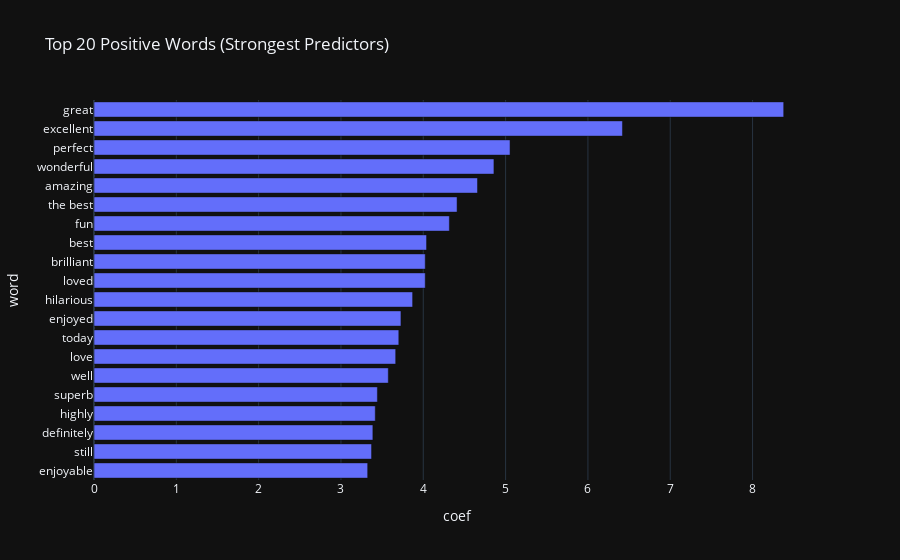

The notebook cell saved with this chart:
### Code cell
fig = px.bar(top_20_pos,
             x='coef',
             y='word',
             title='Top 20 Positive Words (Strongest Predictors)')

fig.show()

### Figure 1 — Plotly figure (JSON) as saved in the notebook; plotly's stock layout.template omitted (floating-point values rounded to 4 significant figures)
{"data": [{"hovertemplate": "coef=%{x}<br>word=%{y}<extra></extra>", "legendgroup": "", "marker": {"color": "#636efa", "pattern": {"shape": ""}}, "name": "", "orientation": "h", "showlegend": false, "textposition": "auto", "x": [3.325, 3.372, 3.388, 3.417, 3.442, 3.575, 3.665, 3.703, 3.729, 3.871, 4.024, 4.024, 4.04, 4.317, 4.411, 4.659, 4.858, 5.054, 6.42, 8.378], "xaxis": "x", "y": ["enjoyable", "still", "definitely", "highly", "superb", "well", "love", "today", "enjoyed", "hilarious", "loved", "brilliant", "best", "fun", "the best", "amazing", "wonderful", "perfect", "excellent", "great"], "yaxis": "y", "type": "bar"}], "layout": {"xaxis": {"anchor": "y", "domain": [0.0, 1.0], "title": {"text": "coef"}}, "yaxis": {"anchor": "x", "domain": [0.0, 1.0], "title": {"text": "word"}}, "legend": {"tracegroupgap": 0}, "title": {"text": "Top 20 Positive Words (Strongest Predictors)"}, "barmode": "relative"}}
